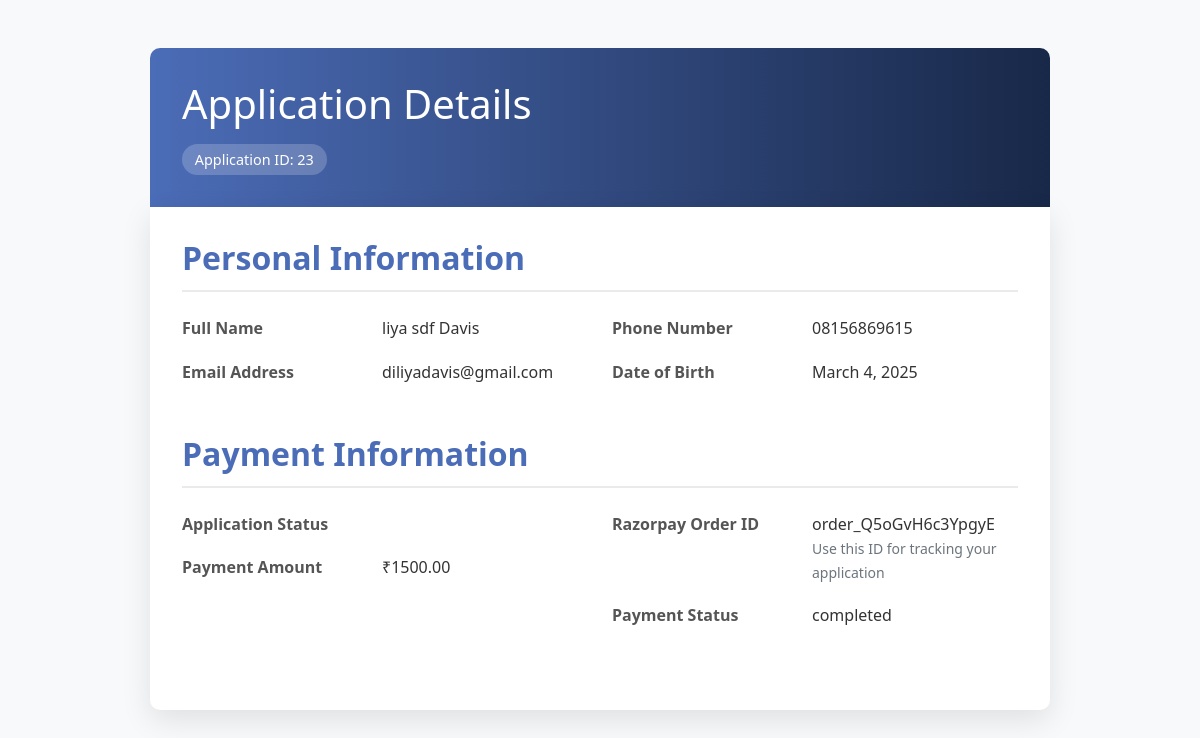
Screenshot of /user/application_detail/23/ with the database file from the repository.
### user_app/models.py (models this page shows, shortened)
class PassportApplication(models.Model):
    GENDER_CHOICES = [
        ('M', 'Male'),
        ('F', 'Female'),
        ('O', 'Other'),
    ]
    MARITAL_STATUS_CHOICES = [
        ('single', 'Single'),
        ('married', 'Married'),
        ('divorced', 'Divorced'),
        ('widowed', 'Widowed'),
        ('separated', 'Separated'),
    ]
    ID_TYPE_CHOICES = [
        ('aadhar', 'Aadhar Card'),
        ('pan', 'PAN Card'),
        ('passport', 'Passport'),
        ('voter', 'Voter ID'),
        ('driving', 'Driving License'),
        ('other', 'Other'),
    ]
    PASSPORT_TYPE_CHOICES = [
        ('regular', 'Regular'),
        ('official', 'Official'),
        ('diplomatic', 'Diplomatic'),
    ]
    PAGE_COUNT_CHOICES = [
        ('standard', 'Standard (36 pages)'),
        ('extra', 'Extra (60 pages)'),
    ]
    TRAVEL_PURPOSE_CHOICES = [
        ('tourism', 'Tourism'),
        ('business', 'Business'),
        ('study', 'Study'),
        ('employment', 'Employment'),
        ('family', 'Family Visit'),
        ('other', 'Other'),
    ]
    PAYMENT_METHOD_CHOICES = [
        ('online', 'Online Payment (Credit/Debit Card)'),
        ('bankTransfer', 'Bank Transfer'),
        ('challan', 'Bank Challan'),
    ]
    first_name = models.CharField(max_length=100)
    middle_name = models.CharField(max_length=100, blank=True)
    last_name = models.CharField(max_length=100)
    date_of_birth = models.DateField()
    city_of_birth = models.CharField(max_length=100)
    state_of_birth = models.CharField(max_length=100)
    country_of_birth = models.CharField(max_length=100)
    gender = models.CharField(max_length=1, choices=GENDER_CHOICES)
    marital_status = models.CharField(max_length=20, choices=MARITAL_STATUS_CHOICES)
    nationality = models.CharField(max_length=100)
    occupation = models.CharField(max_length=100)
    address_line1 = models.CharField(max_length=200)
    address_line2 = models.CharField(max_length=200, blank=True)
    city = models.CharField(max_length=100)
    state = models.CharField(max_length=100)
    postal_code = models.CharField(max_length=20)
    country = models.CharField(max_length=100)
    phone_number = models.CharField(max_length=20)
    email = models.EmailField()
    id_type = models.CharField(max_length=20, choices=ID_TYPE_CHOICES)
    id_number = models.CharField(max_length=100)
    father_name = models.CharField(max_length=200)
    mother_name = models.CharField(max_length=200)
    father_nationality = models.CharField(max_length=100)
    mother_nationality = models.CharField(max_length=100)
    father_passport_number = models.CharField(max_length=30, blank=True)
    mother_passport_number = models.CharField(max_length=30, blank=True)
    emergency_contact_name = models.CharField(max_length=200)
    emergency_contact_relationship = models.CharField(max_length=100)
    emergency_contact_phone = models.CharField(max_length=20)
    emergency_contact_address = models.CharField(max_length=300)
    passport_type = models.CharField(max_length=20, choices=PASSPORT_TYPE_CHOICES)
    page_count = models.CharField(max_length=20, choices=PAGE_COUNT_CHOICES)
    travel_purpose = models.CharField(max_length=20, choices=TRAVEL_PURPOSE_CHOICES)
    proof_of_identity = models.JSONField(default=list)  # Stores list of selected document types
    proof_of_address = models.JSONField(default=list)   # Stores list of selected document types
    additional_documents = models.TextField(blank=True)
    payment_method = models.JSONField(default=list)  # Stores selected payment methods
    expedited_service = models.BooleanField(default=False)
    total_amount = models.DecimalField(max_digits=10, decimal_places=2, default=0.0)  # New Field
    signature_file = models.ImageField(upload_to='signatures/')
    application_date = models.DateField()
    parental_consent = models.BooleanField(default=False)
    terms_agreed = models.BooleanField(default=False)
    created_at = models.DateTimeField(auto_now_add=True)
    updated_at = models.DateTimeField(auto_now=True)
    application_status = models.CharField(max_length=20, default='draft')

class Payment(models.Model):
    PAYMENT_STATUS_CHOICES = [
        ('initiated', 'Initiated'),
        ('completed', 'Completed'),
        ('failed', 'Failed'),
    ]
    application = models.ForeignKey(PassportApplication, on_delete=models.CASCADE, related_name='payments')
    razorpay_order_id = models.CharField(max_length=100)
    razorpay_payment_id = models.CharField(max_length=100, blank=True, null=True)
    razorpay_signature = models.CharField(max_length=100, blank=True, null=True)
    amount = models.DecimalField(max_digits=10, decimal_places=2)
    currency = models.CharField(max_length=10, default='INR')
    status = models.CharField(max_length=20, choices=PAYMENT_STATUS_CHOICES, default='initiated')
    created_at = models.DateTimeField(auto_now_add=True)
    updated_at = models.DateTimeField(auto_now=True)

### user_app/views.py (the view)
# urls.py: path('application_detail/<int:application_id>/', views.application_detail, name='application_detail'),
def application_detail(request, application_id):
    try:
        application = get_object_or_404(PassportApplication, id=application_id)
        documents = Document.objects.filter(application=application)
        payment = Payment.objects.filter(application=application).first()
        context = {
            'application': application,
            'documents': documents,
            'payment': payment,
        }
        return render(request, 'application_detail.html', context)
    except Exception as e:
        messages.error(request, f"An error occurred: {str(e)}")
        return redirect('application_form')

### user_app/templates/application_detail.html (shortened to what this page needs)
<!DOCTYPE html>
<html lang="en">
<head>
    <link rel="stylesheet" href="https://cdnjs.cloudflare.com/ajax/libs/bootstrap/5.1.3/css/bootstrap.min.css">
    <link rel="stylesheet" href="https://cdnjs.cloudflare.com/ajax/libs/font-awesome/6.0.0-beta3/css/all.min.css">
</head>
<body>
    <div class="container application-container">
        {% if application %}
        <div class="page-header">
            <h1>Application Details</h1>
            <div class="app-id">Application ID: {{ application.id }}</div>
        </div>
        <div class="content-wrapper">
            <div class="info-section">
                <h2 class="info-section-title">Personal Information</h2>
                <div class="row">
                    <div class="col-md-6">
                        <div class="info-group">
                            <div class="info-label">Full Name</div>
                            <div class="info-value">{{ application.first_name }} {{ application.middle_name }} {{ application.last_name }}</div>
                        </div>
                        <div class="info-group">
                            <div class="info-label">Email Address</div>
                            <div class="info-value">{{ application.email }}</div>
                        </div>
                    </div>
                    <div class="col-md-6">
                        <div class="info-group">
                            <div class="info-label">Phone Number</div>
                            <div class="info-value">{{ application.phone_number }}</div>
                        </div>
                        <div class="info-group">
                            <div class="info-label">Date of Birth</div>
                            <div class="info-value">{{ application.date_of_birth }}</div>
                        </div>
                    </div>
                </div>
            </div>
            <div class="info-section">
                <h2 class="info-section-title">Payment Information</h2>
                <div class="row">
                    <div class="col-md-6">
                        <div class="info-group">
                            <div class="info-label">Application Status</div>
                            <div class="info-value">
                            </div>
                        </div>
                        {% if payment %}
                        <div class="info-group">
                            <div class="info-label">Payment Amount</div>
                            <div class="info-value">₹{{ payment.amount }}</div>
                        </div>
                        {% endif %}
                    </div>
                    <div class="col-md-6">
                        {% if payment %}
                        <div class="info-group">
                            <div class="info-label">Razorpay Order ID</div>
                            <div class="info-value">
                                <span class="text-monospace">{{ payment.razorpay_order_id }}</span>
                                <div><small class="text-muted">Use this ID for tracking your application</small></div>
                            </div>
                        </div>
                        <div class="info-group">
                            <div class="info-label">Payment Status</div>
                            <div class="info-value">{{ payment.status }}</div>
                        </div>
                        {% else %}
                        <div class="info-group">
                            <div class="info-label">Payment</div>
                            <div class="info-value">Not initiated</div>
                        </div>
                        {% endif %}
                    </div>
                </div>
            </div>
        </div>
        {% else %}
        <div class="content-wrapper empty-state">
            <i class="fas fa-folder-open" style="font-size: 4rem; color: #dee2e6; margin-bottom: 1rem;"></i>
            <h3>No Application Details Found</h3>
            <p class="text-muted">The requested application doesn't exist or you don't have permission to view it.</p>
        </div>
        {% endif %}
    </div>
</body>
</html>

### user_app/templates/application_detail.html (style rules this page uses)
body { background-color: #f8f9fa; font-family: 'Segoe UI', Tahoma, Geneva, Verdana, sans-serif; color: #333; }
.application-container { max-width: 900px; margin: 3rem auto; padding: 0; }
.page-header { background-color: #4b6cb7; background-image: linear-gradient(to right, #4b6cb7, #182848); color: white; padding: 2rem; border-radius: 10px 10px 0 0; margin-bottom: 0; }
.content-wrapper { background-color: white; border-radius: 0 0 10px 10px; box-shadow: 0 10px 30px rgba(0, 0, 0, 0.1); padding: 2rem; margin-bottom: 2rem; }
.app-id { display: inline-block; background-color: rgba(255, 255, 255, 0.2); padding: 0.3rem 0.8rem; border-radius: 50px; font-size: 0.9rem; margin-top: 0.5rem; }
.info-section { margin-bottom: 2rem; }
.info-section-title { border-bottom: 2px solid #eaeaea; padding-bottom: 0.8rem; margin-bottom: 1.5rem; color: #4b6cb7; font-weight: 600; }
.info-group { margin-bottom: 1.2rem; display: flex; flex-wrap: wrap; }
.info-label { width: 200px; font-weight: 600; color: #555; }
.info-value { flex: 1; min-width: 200px; }

### rows the page displays
PassportApplication: id "23", first_name "liya", middle_name "sdf", last_name "Davis", email "diliyadavis@gmail.com", phone_number "08156869615", date_of_birth "March 4, 2025"
Payment: amount "1500.00", razorpay_order_id "order_Q5oGvH6c3YpgyE", status "completed"
